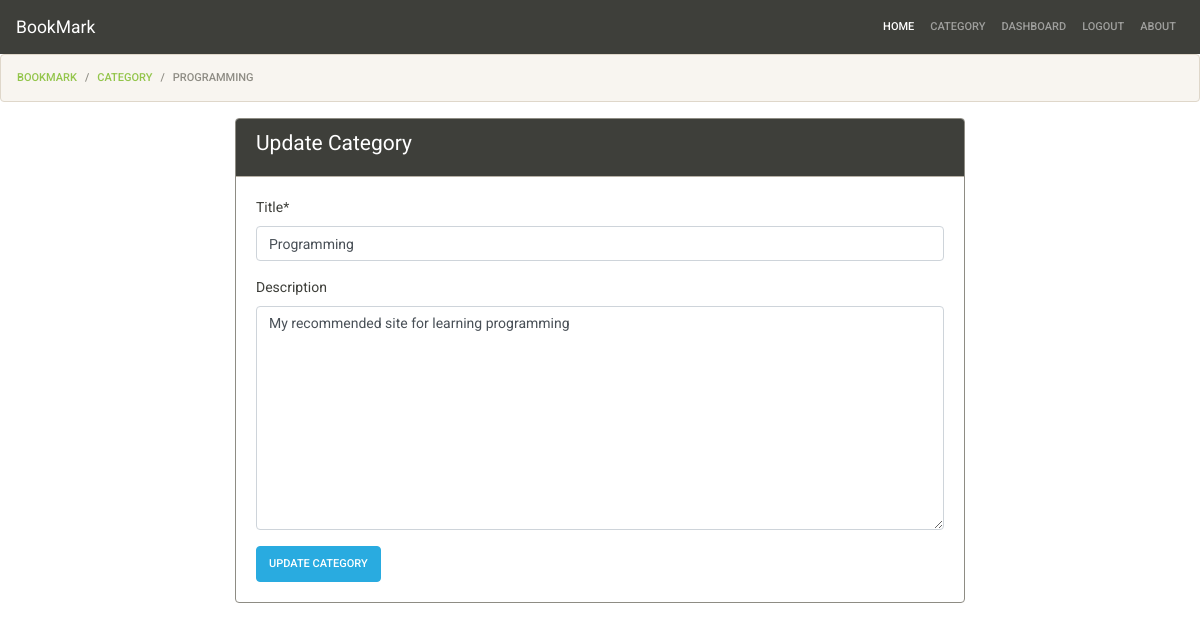
Screenshot of /bookmark/category/edit/2/ (signed in) with the database file from the repository.
### bookmarks/models.py (models this page shows, shortened)
class Category(models.Model):
    title       = models.CharField(max_length=120)
    description = models.TextField(blank=True,null=True)
    added_by    = models.ForeignKey(User,related_name='categories', on_delete=models.CASCADE)
    created_at  = models.DateTimeField(auto_now_add=True)

### bookmarks/views.py (the view)
# urls.py: path('category/edit/<int:id>/',categoryEditView,name='bookmark-category-edit'),
@login_required
def categoryEditView(request,id):
    template_name = 'bookmarks/category-edit.html'
    catForm = Category.objects.filter(added_by=request.user).get(pk=id)
    form = CategoryForm(request.POST,instance=catForm)
    if request.method == 'POST':
        form = CategoryForm(request.POST,instance=catForm)
        if form.is_valid():
            form.save()
            return redirect('bookmark-category')
    else:
        form = CategoryForm(instance=catForm)
    context = {
        'form':form,
        'catForm':catForm,
    }
    return render(request,template_name,context)

### bookmarks/forms.py
class CategoryForm(ModelForm):
    class Meta:
        model = Category
        fields = ('title','description')

### bookmarks/templates/bookmarks/category-edit.html (shortened to what this page needs)
{% extends 'base.html' %}
{% load crispy_forms_tags %}
{%block content %}
<ol class="breadcrumb">
    <li class="breadcrumb-item"><a href="{% url 'bookmark-page' %}">Bookmark</a></li>
    <li class="breadcrumb-item"><a href="{% url 'bookmark-category' %}">Category</a></li>
    <li class="breadcrumb-item active">{{catForm.title}}</li>
  </ol>
<div class="container mt-1">
    <div class="row d-flex justify-content-center">
        <div class="col-md-8">
            <div class="card border border-secondary">
                <div class="card-header bg-primary text-white">
                    <h4>Update Category</h4>
                </div>
                <div class="card-body">
                    <form action="" method="POST">
                        {{form|crispy }}
                        <button class="btn btn-info" type="submit">Update Category</button>
                    </form>
                </div>
            </div>
        </div>
    </div>
</div>
{% endblock %}

### rows the page displays
Category: title "PROGRAMMING", title "Programming", description "My recommended site for learning programming"
